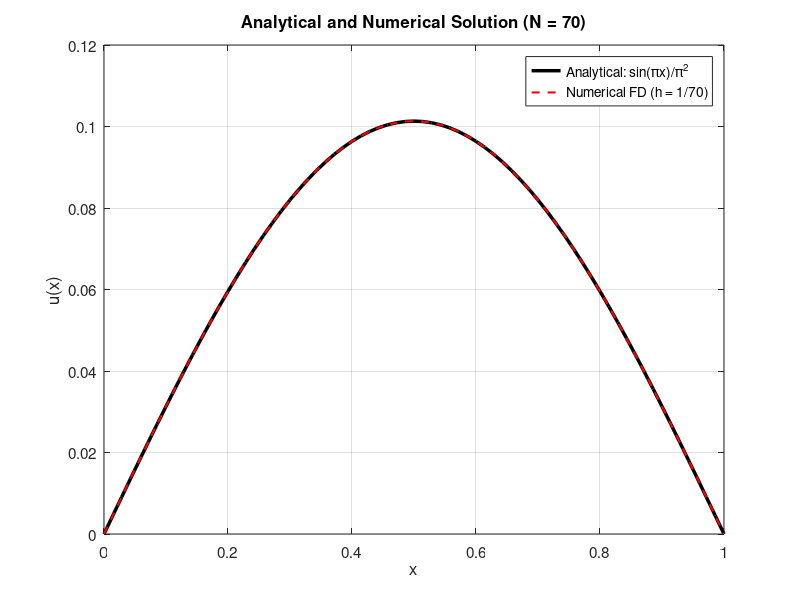

Here is the MATLAB script that generated this plot:
% Solution to boundary value problem:
%               -u''(x) = sin(x.pi), x mem (0,1)
%                u(0) = 0, u(1) =0
% Compared with analytic solution u(x) = (1/pi^2)(sin(x.pi))
%
%                            ---
clc;
% Parameters
N = 70; % grid intervals
h = 1/N; % grid spacing
x = (h:h:1-h)'; % column vector of inner grid points (x_i)

%% For system Au = f

% Matrix A
n = N-1; % interior points
e = ones(n,1);
A = (1/h^2)*spdiags([-e, 2*e, -e], [-1, 0, 1], n, n);

% Function
f = sin(pi*x);
u_ = sin(pi*x)/pi^2; % Analytic sol

%% System sol
u = A \ f;

%% Plot
figure('visible','on')
xp = [0;x;1];
up = [0;u;0];
u_p = [0;u_;0];
plot(xp, u_p,  'k-', 'LineWidth', 2.5); hold on;
plot(xp, u_p, 'r--', 'LineWidth', 1.5);
xlabel('x', 'FontSize', 13); ylabel('u(x)', 'FontSize', 13);
title(sprintf('Analytical and Numerical Solution (N = %d)', N),'FontSize', 13)
legend({'Analytical: sin(\pix)/\pi^2', ...
        sprintf('Numerical FD (h = 1/%d)', N)}, ...
        'Location', 'NorthEast', 'FontSize', 11);
grid on;
set(gca, 'FontSize', 11)
